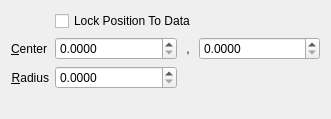
<?xml version="1.0" encoding="UTF-8"?>
<ui version="4.0">
 <class>CircleDimensionsTab</class>
 <widget class="QWidget" name="CircleDimensionsTab">
  <property name="geometry">
   <rect>
    <x>0</x>
    <y>0</y>
    <width>331</width>
    <height>119</height>
   </rect>
  </property>
  <layout class="QVBoxLayout" name="verticalLayout">
   <item>
    <layout class="QGridLayout" name="gridLayout">
     <item row="2" column="0">
      <widget class="QLabel" name="label_3">
       <property name="text">
        <string>&amp;Radius</string>
       </property>
       <property name="alignment">
        <set>Qt::AlignRight|Qt::AlignTrailing|Qt::AlignVCenter</set>
       </property>
       <property name="buddy">
        <cstring>_radius</cstring>
       </property>
       <property name="si" stdset="0">
        <string>geo X</string>
       </property>
      </widget>
     </item>
     <item row="2" column="1">
      <widget class="QDoubleSpinBox" name="_radius">
       <property name="decimals">
        <number>4</number>
       </property>
       <property name="maximum">
        <double>1.000000000000000</double>
       </property>
       <property name="singleStep">
        <double>0.010000000000000</double>
       </property>
      </widget>
     </item>
     <item row="1" column="0">
      <widget class="QLabel" name="label">
       <property name="sizePolicy">
        <sizepolicy hsizetype="Fixed" vsizetype="Preferred">
         <horstretch>0</horstretch>
         <verstretch>0</verstretch>
        </sizepolicy>
       </property>
       <property name="text">
        <string>&amp;Center</string>
       </property>
       <property name="alignment">
        <set>Qt::AlignRight|Qt::AlignTrailing|Qt::AlignVCenter</set>
       </property>
       <property name="buddy">
        <cstring>_x</cstring>
       </property>
       <property name="si" stdset="0">
        <string>pos X</string>
       </property>
      </widget>
     </item>
     <item row="1" column="2">
      <widget class="QLabel" name="label_2">
       <property name="sizePolicy">
        <sizepolicy hsizetype="Fixed" vsizetype="Preferred">
         <horstretch>0</horstretch>
         <verstretch>0</verstretch>
        </sizepolicy>
       </property>
       <property name="text">
        <string> , </string>
       </property>
       <property name="buddy">
        <cstring>_y</cstring>
       </property>
       <property name="si" stdset="0">
        <string>pos Y</string>
       </property>
      </widget>
     </item>
     <item row="1" column="3">
      <widget class="QDoubleSpinBox" name="_y">
       <property name="decimals">
        <number>4</number>
       </property>
       <property name="maximum">
        <double>1.000000000000000</double>
       </property>
       <property name="singleStep">
        <double>0.010000000000000</double>
       </property>
      </widget>
     </item>
     <item row="0" column="1" colspan="3">
      <widget class="QCheckBox" name="_lockPosToData">
       <property name="text">
        <string>Lock Position To Data</string>
       </property>
      </widget>
     </item>
     <item row="1" column="1">
      <widget class="QDoubleSpinBox" name="_x">
       <property name="decimals">
        <number>4</number>
       </property>
       <property name="maximum">
        <double>1.000000000000000</double>
       </property>
       <property name="singleStep">
        <double>0.010000000000000</double>
       </property>
      </widget>
     </item>
    </layout>
   </item>
   <item>
    <spacer name="verticalSpacer">
     <property name="orientation">
      <enum>Qt::Vertical</enum>
     </property>
     <property name="sizeHint" stdset="0">
      <size>
       <width>20</width>
       <height>29</height>
      </size>
     </property>
    </spacer>
   </item>
  </layout>
 </widget>
 <tabstops>
  <tabstop>_lockPosToData</tabstop>
  <tabstop>_x</tabstop>
  <tabstop>_y</tabstop>
  <tabstop>_radius</tabstop>
 </tabstops>
 <resources/>
 <connections>
  <connection>
   <sender>_lockPosToData</sender>
   <signal>stateChanged(int)</signal>
   <receiver>CircleDimensionsTab</receiver>
   <slot>modified()</slot>
   <hints>
    <hint type="sourcelabel">
     <x>141</x>
     <y>14</y>
    </hint>
    <hint type="destinationlabel">
     <x>277</x>
     <y>69</y>
    </hint>
   </hints>
  </connection>
  <connection>
   <sender>_y</sender>
   <signal>valueChanged(double)</signal>
   <receiver>CircleDimensionsTab</receiver>
   <slot>modified()</slot>
   <hints>
    <hint type="sourcelabel">
     <x>166</x>
     <y>42</y>
    </hint>
    <hint type="destinationlabel">
     <x>279</x>
     <y>53</y>
    </hint>
   </hints>
  </connection>
  <connection>
   <sender>_x</sender>
   <signal>valueChanged(double)</signal>
   <receiver>CircleDimensionsTab</receiver>
   <slot>modified()</slot>
   <hints>
    <hint type="sourcelabel">
     <x>99</x>
     <y>45</y>
    </hint>
    <hint type="destinationlabel">
     <x>258</x>
     <y>83</y>
    </hint>
   </hints>
  </connection>
  <connection>
   <sender>_radius</sender>
   <signal>valueChanged(double)</signal>
   <receiver>CircleDimensionsTab</receiver>
   <slot>modified()</slot>
   <hints>
    <hint type="sourcelabel">
     <x>61</x>
     <y>66</y>
    </hint>
    <hint type="destinationlabel">
     <x>217</x>
     <y>94</y>
    </hint>
   </hints>
  </connection>
 </connections>
 <slots>
  <slot>modified()</slot>
 </slots>
</ui>
